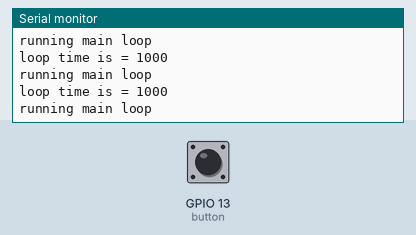
Simulated run of this sketch. Board: ESP32. Shown: the last lines printed to the serial monitor. Inputs (shaded band) come from the test bench; at power-on: GPIO 13 (button) HIGH.

Above: at 2.8 s.
2.9 s: GPIO 13 (button) pulled LOW for 1.2 s
At 4.3 s:
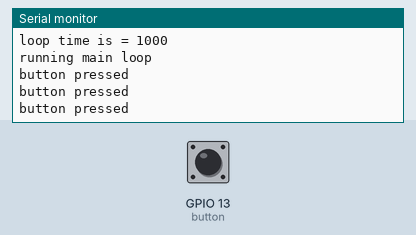
5.6 s: GPIO 13 (button) pulled LOW for 1.2 s
At 7.5 s:
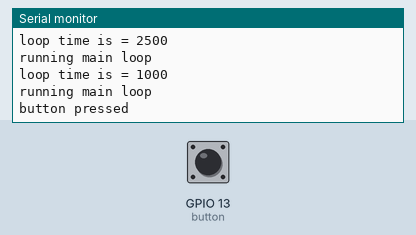
8.3 s: GPIO 13 (button) pulled LOW for 3.2 s
At 9.9 s:
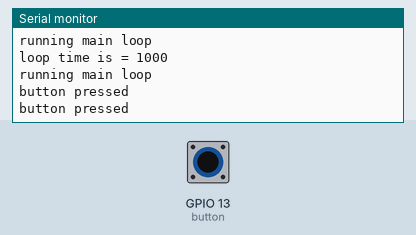
Timing chart, 0 to 11.4 s (numbered marks = the images above; inputs shaded):
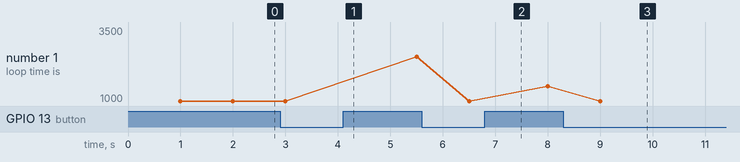

Measured:
- after the input at 2.9 s, the serial monitor: prints a new line after 0.10 s (image 1)
- plotted number 1: 1000 → 2500 after the input at 2.9 s, 2500 → 1500 after the input at 5.6 s

The sketch:

esp32wdt.ino
```cpp
#include "esp_system.h"

const int button = 13;         //gpio to use to trigger delay
const int wdtTimeout = 3000;  //time in ms to trigger the watchdog
hw_timer_t *timer = NULL;

void IRAM_ATTR resetModule() {
  ets_printf("reboot\n");
  esp_restart_noos();
}

void setup() {
  Serial.begin(115200);
  Serial.println();
  Serial.println("running setup");

  pinMode(button, INPUT_PULLUP);                    //init control pin
  timer = timerBegin(0, 80, true);                  //timer 0, div 80
  timerAttachInterrupt(timer, &resetModule, true);  //attach callback
  timerAlarmWrite(timer, wdtTimeout * 1000, false); //set time in us
  timerAlarmEnable(timer);                          //enable interrupt
}

void loop() {
  Serial.println("running main loop");

  timerWrite(timer, 0); //reset timer (feed watchdog)
  long loopTime = millis();
  //while button is pressed, delay up to 3 seconds to trigger the timer
  while (!digitalRead(button)) {
    Serial.println("button pressed");
    delay(500);
  }
  delay(1000); //simulate work
  loopTime = millis() - loopTime;

  Serial.print("loop time is = ");
  Serial.println(loopTime); //should be under 3000
}
```
